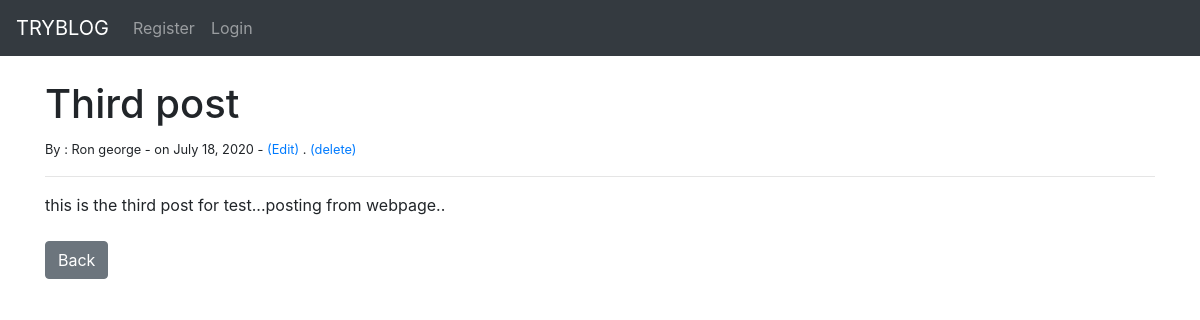
Page /article/3 on the committed database.
### myblog/models.py (models this page shows, shortened)
class Post(models.Model):
    title = models.CharField(max_length=255)
    title_tag = models.CharField(max_length=255)
    author = models.ForeignKey(User, on_delete=models.CASCADE)
    body = models.TextField()
    post_date = models.DateField(auto_now_add=True)
    category = models.CharField(max_length=255,default='coding')

### myblog/views.py (the view)
# urls.py: path('article/<int:pk>',ArticleView.as_view(),name="article-details"),
class ArticleView(DetailView):
    model = Post
    template_name = 'article_details.html'

### myblog/templates/article_details.html (shortened to what this page needs)
{% extends 'base.html'%}
{% block content %}
<h1>{{ post.title }}</h1>
<small> By : {{post.author.first_name}} {{post.author.last_name}} - on {{ post.post_date }} -
    <a href="{% url 'update_post' post.pk %}">(Edit)</a> .
        <a href="{% url 'delete_post' post.pk %}">(delete)</a></small><br/>
<hr>
{{post.body|safe}}
<br/><br/>
<a href="{% url 'home' %}" class="btn btn-secondary">Back</a>
{% endblock %}

### rows in the picture
Post: title "Third post", author.first_name "Ron", author.last_name "george", post_date "July 18, 2020", body "this is the third post for test...posting from webpage.."
